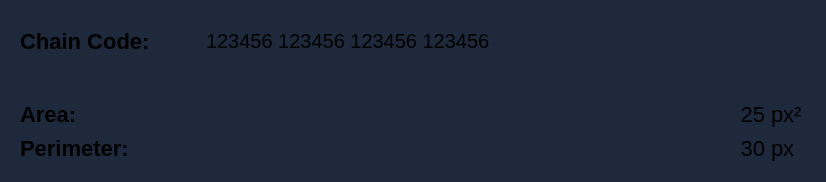
         <widget class="QFrame" name="snakeOutputFrame">
          <property name="minimumSize">
           <size>
            <width>0</width>
            <height>100</height>
           </size>
          </property>
          <property name="styleSheet">
           <string notr="true">QFrame{
background-color:#1E293B;
border-radius: 10px
}</string>
          </property>
          <property name="frameShape">
           <enum>QFrame::StyledPanel</enum>
          </property>
          <property name="frameShadow">
           <enum>QFrame::Raised</enum>
          </property>
          <layout class="QVBoxLayout" name="verticalLayout_10">
           <property name="spacing">
            <number>20</number>
           </property>
           <item>
            <widget class="QFrame" name="chainCodeFrame">
             <property name="minimumSize">
              <size>
               <width>0</width>
               <height>60</height>
              </size>
             </property>
             <property name="maximumSize">
              <size>
               <width>16777215</width>
               <height>60</height>
              </size>
             </property>
             <property name="styleSheet">
              <string notr="true">border: none;</string>
             </property>
             <property name="frameShape">
              <enum>QFrame::StyledPanel</enum>
             </property>
             <property name="frameShadow">
              <enum>QFrame::Raised</enum>
             </property>
             <layout class="QHBoxLayout" name="horizontalLayout_20">
              <item>
               <widget class="QLabel" name="label_21">
                <property name="minimumSize">
                 <size>
                  <width>140</width>
                  <height>0</height>
                 </size>
                </property>
                <property name="maximumSize">
                 <size>
                  <width>120</width>
                  <height>16777215</height>
                 </size>
                </property>
                <property name="styleSheet">
                 <string notr="true">font-size: 22px;
font-weight: bold;</string>
                </property>
                <property name="text">
                 <string>Chain Code: </string>
                </property>
               </widget>
              </item>
              <item>
               <spacer name="horizontalSpacer_10">
                <property name="orientation">
                 <enum>Qt::Horizontal</enum>
                </property>
                <property name="sizeHint" stdset="0">
                 <size>
                  <width>40</width>
                  <height>20</height>
                 </size>
                </property>
               </spacer>
              </item>
              <item>
               <widget class="QLabel" name="snakeCodeChain">
                <property name="sizePolicy">
                 <sizepolicy hsizetype="Expanding" vsizetype="Preferred">
                  <horstretch>0</horstretch>
                  <verstretch>0</verstretch>
                 </sizepolicy>
                </property>
                <property name="minimumSize">
                 <size>
                  <width>600</width>
                  <height>0</height>
                 </size>
                </property>
                <property name="maximumSize">
                 <size>
                  <width>900</width>
                  <height>16777215</height>
                 </size>
                </property>
                <property name="styleSheet">
                 <string notr="true">font-size: 20px;</string>
                </property>
                <property name="text">
                 <string>123456 123456 123456 123456</string>
                </property>
                <property name="wordWrap">
                 <bool>true</bool>
                </property>
               </widget>
              </item>
             </layout>
            </widget>
           </item>
           <item>
            <widget class="QFrame" name="areaFrame">
             <property name="minimumSize">
              <size>
               <width>0</width>
               <height>80</height>
              </size>
             </property>
             <property name="maximumSize">
              <size>
               <width>16777215</width>
               <height>80</height>
              </size>
             </property>
             <property name="styleSheet">
              <string notr="true">border: none;</string>
             </property>
             <property name="frameShape">
              <enum>QFrame::StyledPanel</enum>
             </property>
             <property name="frameShadow">
              <enum>QFrame::Raised</enum>
             </property>
             <layout class="QVBoxLayout" name="verticalLayout_14">
              <item>
               <layout class="QHBoxLayout" name="horizontalLayout_21">
                <item>
                 <widget class="QLabel" name="label_22">
                  <property name="minimumSize">
                   <size>
                    <width>120</width>
                    <height>0</height>
                   </size>
                  </property>
                  <property name="styleSheet">
                   <string notr="true">font-size: 22px;
font-weight: bold;</string>
                  </property>
                  <property name="text">
                   <string>Area: </string>
                  </property>
                 </widget>
                </item>
                <item>
                 <spacer name="horizontalSpacer_8">
                  <property name="orientation">
                   <enum>Qt::Horizontal</enum>
                  </property>
                  <property name="sizeHint" stdset="0">
                   <size>
                    <width>40</width>
                    <height>20</height>
                   </size>
                  </property>
                 </spacer>
                </item>
                <item>
                 <widget class="QLabel" name="snakeArea">
                  <property name="minimumSize">
                   <size>
                    <width>40</width>
                    <height>0</height>
                   </size>
                  </property>
                  <property name="maximumSize">
                   <size>
                    <width>40</width>
                    <height>16777215</height>
                   </size>
                  </property>
                  <property name="styleSheet">
                   <string notr="true">font-size: 22px;
</string>
                  </property>
                  <property name="text">
                   <string>25</string>
                  </property>
                  <property name="alignment">
                   <set>Qt::AlignRight|Qt::AlignTrailing|Qt::AlignVCenter</set>
                  </property>
                 </widget>
                </item>
                <item>
                 <widget class="QLabel" name="label_23">
                  <property name="minimumSize">
                   <size>
                    <width>35</width>
                    <height>0</height>
                   </size>
                  </property>
                  <property name="maximumSize">
                   <size>
                    <width>35</width>
                    <height>16777215</height>
                   </size>
                  </property>
                  <property name="styleSheet">
                   <string notr="true">font-size: 22px;
</string>
                  </property>
                  <property name="text">
                   <string>px²</string>
                  </property>
                 </widget>
                </item>
               </layout>
              </item>
              <item>
               <layout class="QHBoxLayout" name="horizontalLayout_22">
                <item>
                 <widget class="QLabel" name="label_26">
                  <property name="minimumSize">
                   <size>
                    <width>120</width>
                    <height>0</height>
                   </size>
                  </property>
                  <property name="styleSheet">
                   <string notr="true">font-size: 22px;
font-weight: bold;</string>
                  </property>
                  <property name="text">
                   <string>Perimeter: </string>
                  </property>
                 </widget>
                </item>
                <item>
                 <spacer name="horizontalSpacer_9">
                  <property name="orientation">
                   <enum>Qt::Horizontal</enum>
                  </property>
                  <property name="sizeHint" stdset="0">
                   <size>
                    <width>40</width>
                    <height>20</height>
                   </size>
                  </property>
                 </spacer>
                </item>
                <item>
                 <widget class="QLabel" name="snakePerimeter">
                  <property name="minimumSize">
                   <size>
                    <width>40</width>
                    <height>0</height>
                   </size>
                  </property>
                  <property name="maximumSize">
                   <size>
                    <width>40</width>
                    <height>16777215</height>
                   </size>
                  </property>
                  <property name="styleSheet">
                   <string notr="true">font-size: 22px;
</string>
                  </property>
                  <property name="text">
                   <string>30</string>
                  </property>
                  <property name="alignment">
                   <set>Qt::AlignRight|Qt::AlignTrailing|Qt::AlignVCenter</set>
                  </property>
                 </widget>
                </item>
                <item>
                 <widget class="QLabel" name="label_25">
                  <property name="minimumSize">
                   <size>
                    <width>35</width>
                    <height>0</height>
                   </size>
                  </property>
                  <property name="maximumSize">
                   <size>
                    <width>35</width>
                    <height>16777215</height>
                   </size>
                  </property>
                  <property name="styleSheet">
                   <string notr="true">font-size: 22px;
</string>
                  </property>
                  <property name="text">
                   <string>px</string>
                  </property>
                 </widget>
                </item>
               </layout>
              </item>
             </layout>
            </widget>
           </item>
          </layout>
         </widget>
